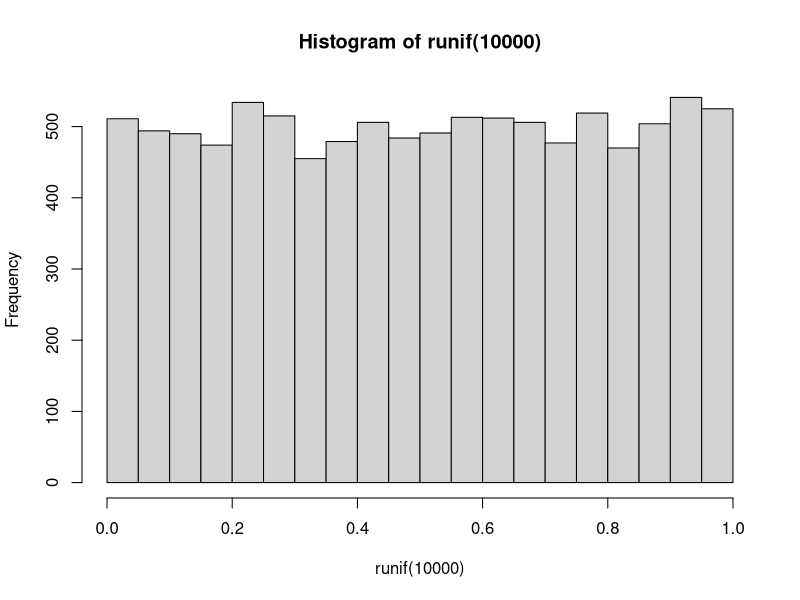
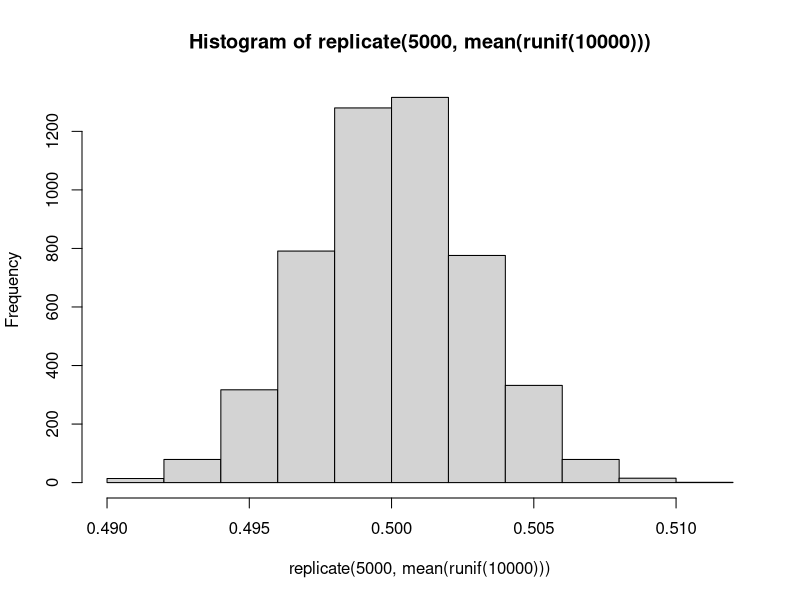

R code for these plots, in order:
## ---- chunk 1

#---------- RSTUDIO STARTER V 2.0  --------------#
#                    -Prepared with care by  AM ;D
                
                                                                          
knitr::opts_chunk$set(echo = TRUE, 
                      message = FALSE, 
                      warning = FALSE)      
library(tidyverse)                
library(ggthemes)                    

theme_set(theme_tufte() +                                     
  theme(text=element_text(family="sans")))  

studentSurvey <- read_csv("Student Data.csv")
deathPenaltyData <- read_csv("death penalty data.csv")
housingData <- read_csv("../Data/House-Sales.csv")
#------------------------------------------------#
## ---- chunk 2
32/52
## ---- chunk 3
18/6^4
## ---- chunk 4
1 - (5/6)^10
## ---- chunk 5
1 - (1/2)^20
## ---- chunk 6
7/42
## ---- chunk 7
4/42
## ---- chunk 8
6/42
## ---- chunk 9
19/42
## ---- chunk 10
12/42 + 28/42 - 7/42
## ---- chunk 11
7/42
## ---- chunk 12
(12/42)*(28/42)

## ---- chunk 13
.39*.51
## ---- chunk 14
.03*.95
## ---- chunk 15
.03*.05
## ---- chunk 16
.97*.15
## ---- chunk 17
.97*.85
## ---- chunk 18
.0285+.1455
## ---- chunk 19
.0285/.174
## ---- chunk 20
.8245/(.0015+.8245)
## ---- chunk 21
1-(5/6)^8
## ---- chunk 22
.0009 +  .20979 
## ---- chunk 23
.0009/(.21069)
## ---- chunk 24
.0001/(.0001+.78921)
## ---- chunk 25
0.004271679/0.0001266929
## ---- chunk 26
runif(1)
## ---- chunk 27
runif(10)
## ---- chunk 28
hist(runif(10000))
## ---- chunk 29
hist(replicate(5000, mean(runif(10000))))
## ---- chunk 30
1-.9671
## ---- chunk 31
.9582 - .3974
